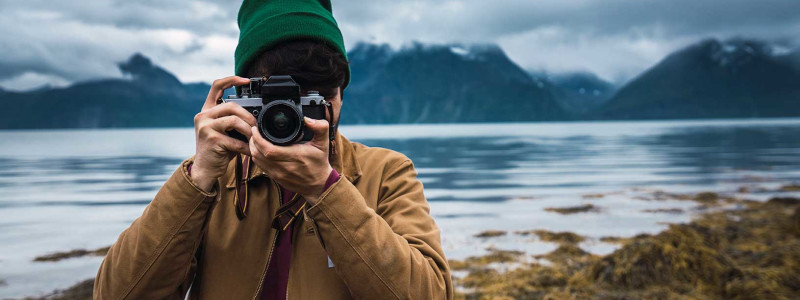
#> input picture weekly_exercises/seam_carving/test.jpg, 800 x 300 px
$ python main.py
#> lines starting #> are read from the running program, lines starting #| are printed output that depends on the picture
import numpy as np
from numpy import sqrt
import cv2
import matplotlib.pyplot as plt


def cal_energy(arr):
    energy_x = np.concatenate((arr[:, 1:], np.zeros((arr.shape[0], 1))), axis=1) - arr
    energy_y = np.concatenate((arr[1:, :], np.zeros((1, arr.shape[1]))), axis=0) - arr
    energy = sqrt(energy_x **2 + energy_y **2)
    return energy


def seam_carving(arr):
    energy = cal_energy(arr)
    for i in range(1, energy.shape[0]):
        for j in range(0, energy.shape[1]):
            if j == 0:
                energy[i, j] += min(energy[i -1, :2])
            elif j == energy.shape[1]:
                energy[i, j] += min(energy[i -1, -2:])
            else:
                energy[i, j] += min(energy[i -1, j-1:j+2])

    # khoi tao
    minimum_seam_index = []
    minimum_seam_index.append(np.argmin(energy[-1, :]))

    # 2. Tim vi tri min cac hang phia tren (vi tri i-1:i+1)
    for i in range(energy.shape[0] - 2, -1, -1):
        if minimum_seam_index[-1] == 0:
            minimum_seam_index.append(minimum_seam_index[-1] + np.argmin(energy[i, :2]))
        elif minimum_seam_index[-1] == arr.shape[1] - 1:
            minimum_seam_index.append(minimum_seam_index[-1] + np.argmin(energy[i, -2:]) -1)
        else:
            minimum_seam_index.append(minimum_seam_index[-1] + np.argmin(energy[i, minimum_seam_index[-1] -1: minimum_seam_index[-1] + 2]) -1)

    # 3. Dieu chinh lai vi tri minimum_seam_index phu hop voi anh goc
    minimum_seam_index.reverse()

    # 4. xoa cac gia tri tren duong seam tim duoc
    m,n = arr.shape
    arr = arr[np.arange(n) != np.array(minimum_seam_index)[:,None]].reshape(m,-1)

    return arr


if __name__=="__main__":
    arr = cv2.imread('test.jpg', 0)
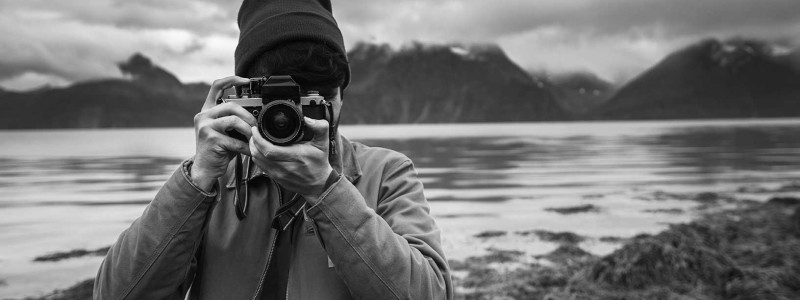
#> arr: shape (300, 800); min 0, max 249, mean 115.9
    for i in range(300):
#> (the run stopped early here; a loop or call above may not have finished)
